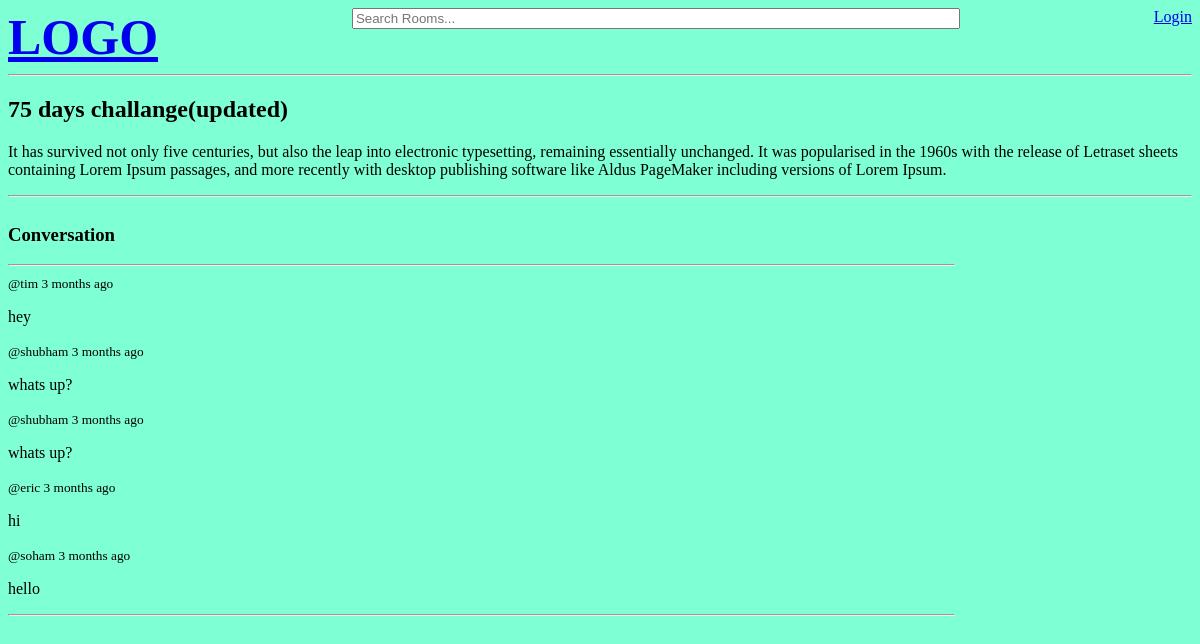
Page /room/2/ on the committed database.
### base/models.py (models this page shows, shortened)
class Room(models.Model):
    host = models.ForeignKey(User, on_delete=models.SET_NULL, null= True)
    topic = models.ForeignKey(Topic , on_delete=models.SET_NULL, null= True)
    name = models.CharField(max_length= 200)
    description = models.TextField(null=True, blank=True)
    participants = models.ManyToManyField(User, related_name='participants')
    updated = models.DateTimeField(auto_now=True)
    created = models.DateTimeField(auto_now_add=True)
    class Meta ():
        ordering = ['-updated', '-created']

class Message(models.Model):
    user = models.ForeignKey(User, on_delete=models.deletion.CASCADE)
    Room = models.ForeignKey(Room, on_delete=models.deletion.CASCADE)
    body = models.TextField()
    updated = models.DateTimeField(auto_now=True)
    created = models.DateTimeField(auto_now_add=True)
    class Meta ():
        ordering = ['-updated', '-created']

### base/views.py (the view, shortened to what this page needs)
# urls.py: path('room/<int:pk>/', views.room, name='room'),
def room(request, pk):
    room = Room.objects.get(id=pk)
    room_messages = room.message_set.all()
    participants = room.participants.all()
    context = {
        'room' : room,
        'room_messages': room_messages,
        'participants': participants,
    }
    return render(request, 'base/room.html', context)

### base/templates/base/room.html (shortened to what this page needs)
{% extends 'main.html' %}
{% block content %}
<h2>{{room.name}}</h2>
<p>
    {{room.description}}
</p>
<hr>
<div class="room-container">
    <div>
        <div class="conversation-rapper">
            <h3>Conversation</h3>
            <hr>
            {% for message in room_messages %}
                <div>
                    <small>@{{ message.user }} {{message.created|timesince}} ago</small>
                    <p>
                        {{message.body}}
                    </p>
                </div>
            {% endfor %}
            <hr>
        </div>
{% endblock %}

### static/style/main.css (style rules this page uses)
body { background-color: aquamarine; }

### base/templates/base/room.html (style rules this page uses)
.room-container { display: grid; grid-template-columns: 4fr 1fr; }

### rows in the picture
Room: name "75 days challange(updated)", description "It has survived not only five centuries, but also the leap into electronic typesetting, remaining essentially unchanged. It was popularised in the 1960s with the release of Letraset sheets containing Lorem Ipsum passages, and more recently with desktop publishing software like Aldus PageMaker including versions of Lorem Ipsum."
Message: user "tim", created "3 months", body "hey"
Message: user "shubham", created "3 months", body "whats up?"
Message: user "shubham", created "3 months", body "whats up?"
Message: user "eric", created "3 months", body "hi"
Message: user "soham", created "3 months", body "hello"
